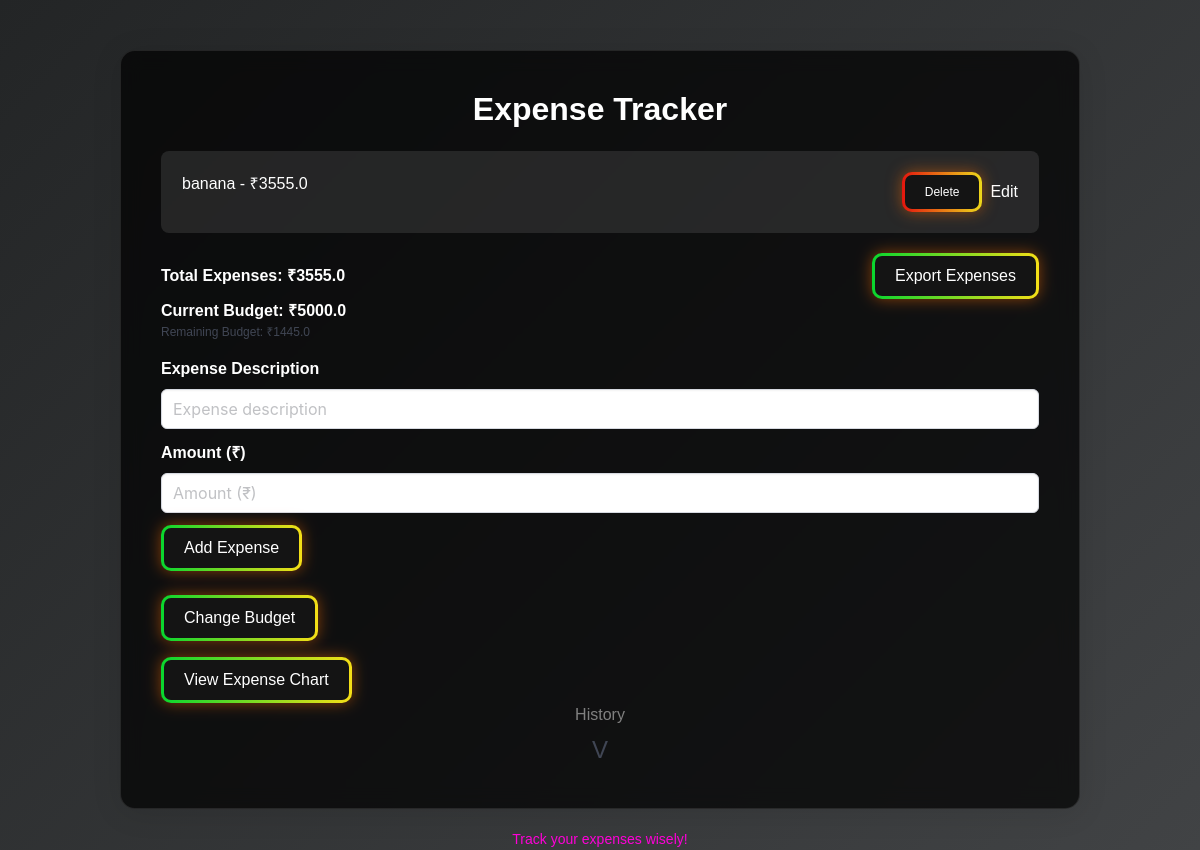
The app's page /, older data.
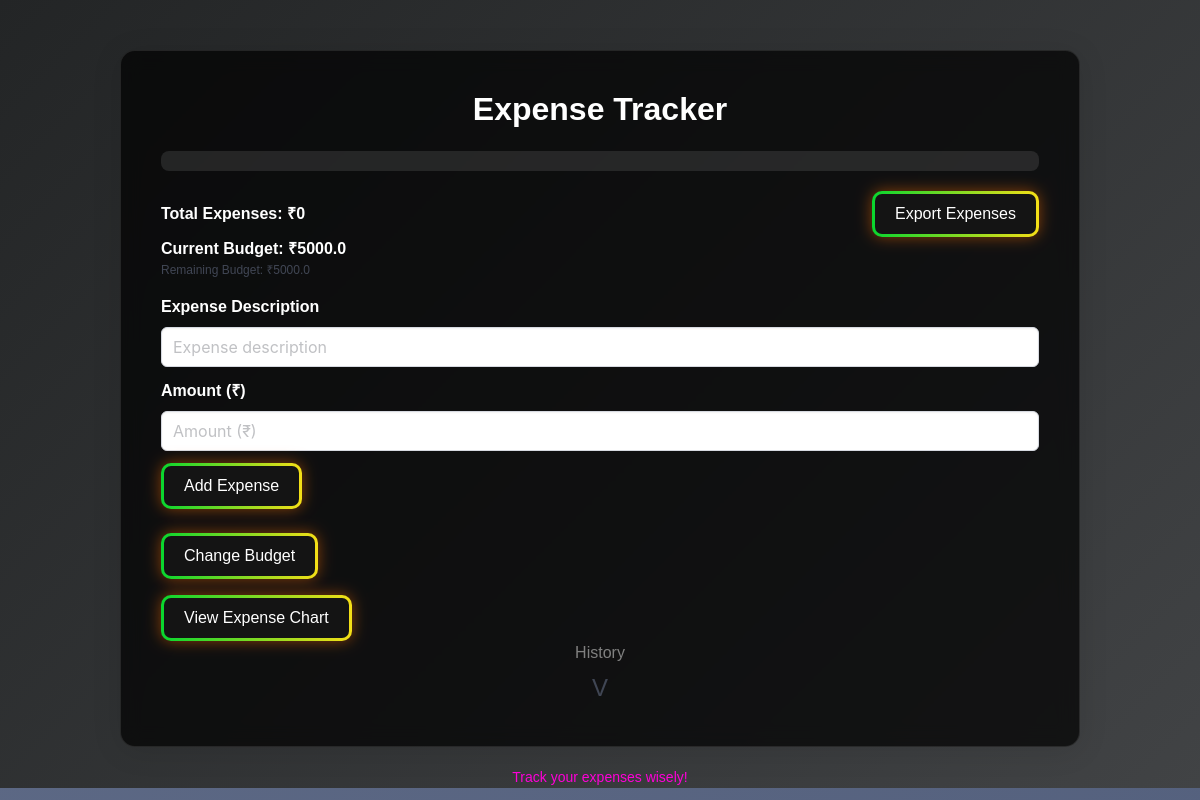
The same page, newer data.
### app.py (models this page shows)
class Expense(db.Model):
    id = db.Column(db.Integer, primary_key=True)
    description = db.Column(db.String(100), nullable=False)
    amount = db.Column(db.Float, nullable=False)
    date_added = db.Column(db.DateTime, default=db.func.current_timestamp())

class Budget(db.Model):
    id = db.Column(db.Integer, primary_key=True)
    value = db.Column(db.Float, nullable=False)

### app.py (the view, shortened to what this page needs)
@app.route('/', methods=["GET", "POST"])
def index():
    budget_entry = Budget.query.first()
    budget = budget_entry.value if budget_entry else 0
    expenses = Expense.query.order_by(Expense.date_added.desc()).all()
    total = sum(expense.amount for expense in expenses)
    alert = None
    if total > budget:
        alert = "You've exceeded the budget!"
    deleted_expenses = DeletedExpense.query.all()
    return render_template("index.html", expenses=expenses, total=total, budget=budget, alert=alert, deleted_expenses=deleted_expenses)

### templates/index.html (shortened to what this page needs)
<!DOCTYPE html>
<html lang="en">
<head>
    <link rel="stylesheet" href="static/css/bulma.min.css">
</head>
<body>
    <div class="dynamic-background"></div>
    <div class="container">
        <h1 class="title has-text-centered">Expense Tracker </h1>
        <ul class="list expense-list">
            {% for expense in expenses %}
            <li class="list-item is-flex is-justify-content-space-between">
                <span>{{ expense.description }} - ₹{{ expense.amount }}</span>
                <div class="buttons-container">
                    <form action="{{ url_for('remove_expense') }}" method="POST" style="display:inline;">
                        <button type="submit" class="button is-danger is-small">Delete</button>
                    </form>
                    <button type="button" class="edit-button" data-id="{{ expense.id }}" data-description="{{ expense.description }}" data-amount="{{ expense.amount }}">Edit</button>
                </div>
            </li>
            {% endfor %}
        </ul>
        <div class="is-flex is-justify-content-space-between is-align-items-center mt-4">
            <p class="total-expenses">Total Expenses: ₹{{ total }}</p>
            <div>
                <button id="exportButton" class="button is-primary">Export Expenses</button>
            </div>
        </div>
        <p class="current-budget">Current Budget: ₹{{ budget }}</p>
        <p class="remaining-budget is-size-7">Remaining Budget: ₹{{ budget - total }}</p>
        <form action="/" method="POST" class="mt-4">
            <div class="field">
                <label class="label has-text-white">Expense Description</label>
                <div class="control">
                    <input type="text" id="description" name="description" class="input" placeholder="Expense description" required>
                </div>
            </div>
            <div class="field">
                <label class="label has-text-white">Amount (₹)</label>
                <div class="control">
                    <input type="number" step="1" id="amount" name="amount" class="input" placeholder="Amount (₹)" required min="0">
                </div>
            </div>
            <div class="field">
                <div class="control">
                    <button type="submit" class="button is-primary">Add Expense</button>
                </div>
            </div>
        </form>
        <br>
        <a href="/set_budget" class="button is-primary">Change Budget</a>
        <br>
        <a href="/chart" class="button is-primary mt-4">View Expense Chart</a>
        <br>
        <h3 class="history-title">History</h3>
        <span class="toggle-dropdown" onclick="toggleDropdown(this)">V</span>
    </div>
    <footer>
        <p>Track your expenses wisely! </p>
    </footer>
</body>
</html>

Row changes from the older to the newer data that the page shows:
removed Expense: description "banana", amount "3555.0"
computed for Budget: budget-total "1445.0" → "5000.0"
Text that changed along with them:
{{ total }}: "3555.0" → "0"
